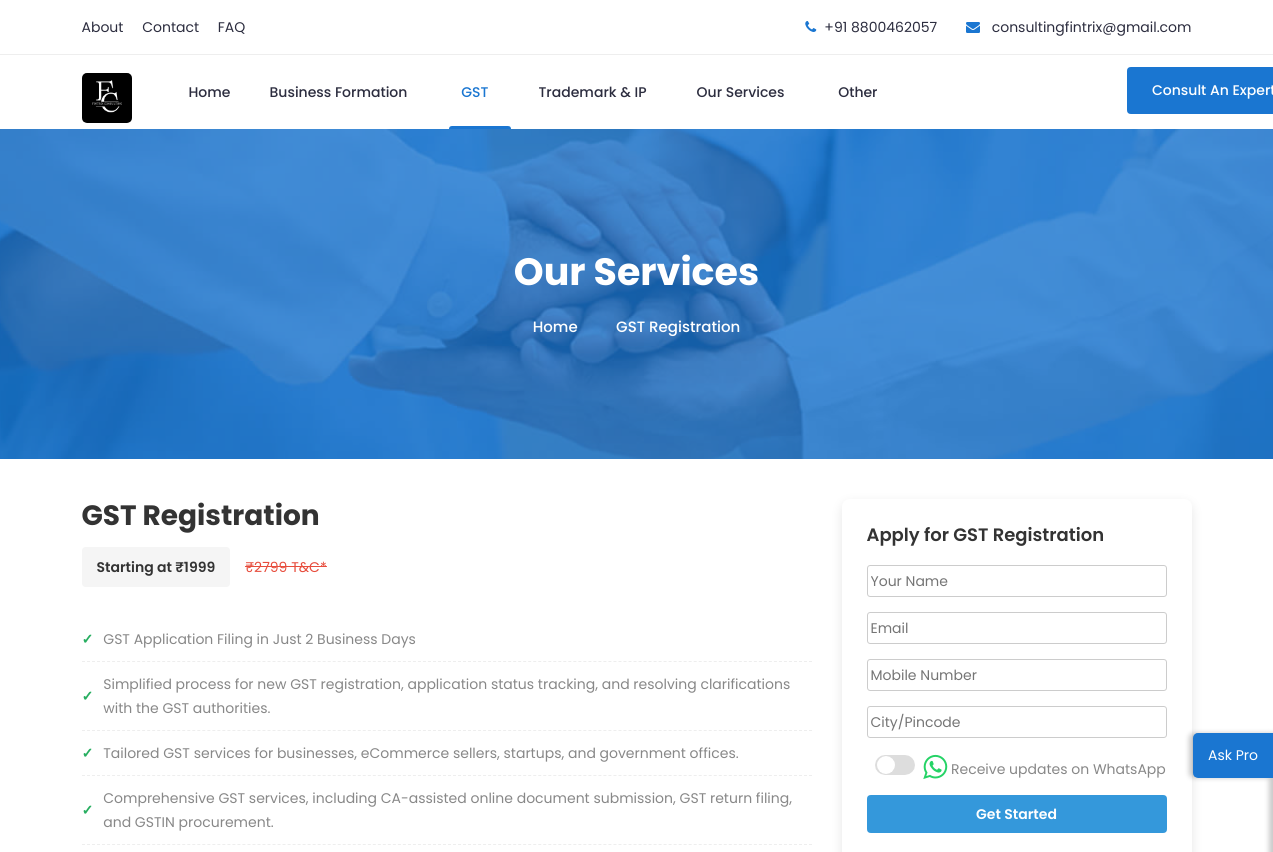
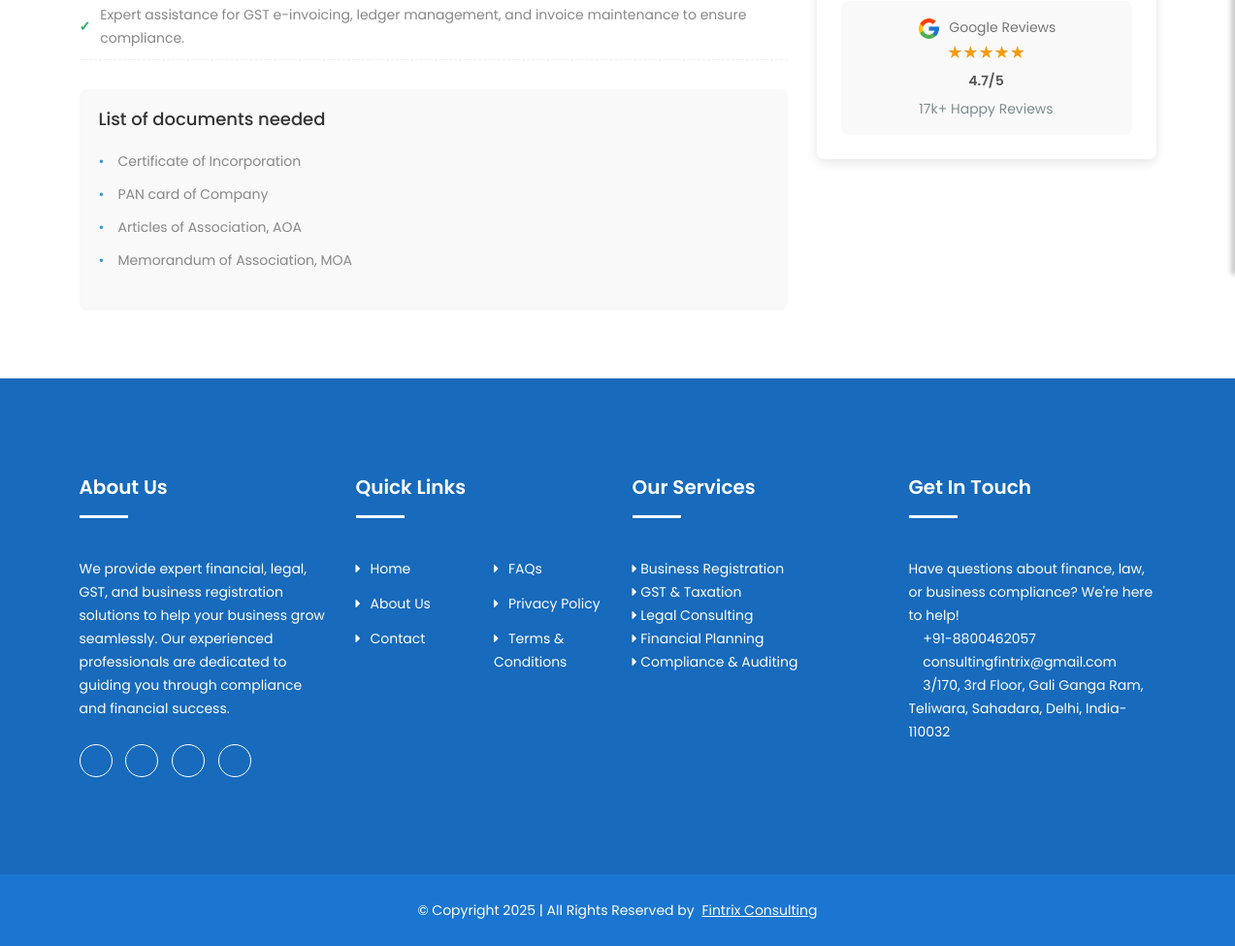
The page /services/gst-registration/ on the database its author committed (2 pictures, top to bottom).
### fin_services/models.py (models this page shows, shortened)
class Service(models.Model):
    base_price = models.DecimalField(max_digits=10, decimal_places=2, null=True, blank=True)
    heading = models.CharField(max_length=255)
    form_name = models.CharField(max_length=250)
    slug = models.SlugField(max_length=255, unique=True, blank=True)

class Field(models.Model):
    value = models.CharField(max_length=255)
    service = models.ForeignKey(Service, on_delete=models.CASCADE, related_name='fields')

class SubContent(models.Model):
    subcontent_number = models.IntegerField()
    heading = models.CharField(max_length=255)
    service = models.ForeignKey(Service, on_delete=models.CASCADE, related_name='subcontents')

class SubContentField(models.Model):
    value = models.CharField(max_length=255)
    subcontent = models.ForeignKey(SubContent, on_delete=models.CASCADE, related_name='subcontent_fields')

### fin_services/views.py (the view)
# urls.py: path('services/<slug:slug>/', ServicesPageView.as_view(), name='services_page'),
class ServicesPageView(TemplateView):
    template_name = "services/services.html"
    def get_context_data(self, **kwargs):
        context = super().get_context_data(**kwargs)
        service_slug = self.kwargs.get('slug')  # Assuming you're using slugs in URLs
        service = get_object_or_404(Service, slug=service_slug)  # Add slug field to your Service model
        context.update({
            'service': service,
            'fields': service.fields.all(),
            'subcontents': service.subcontents.all().order_by('subcontent_number'),
        })
        return context

### fin_services/context_processors.py (called while the page is built)
def services_menu(request):
    return {
        'all_services': Service.objects.all().order_by('heading')
    }

### fin_services/templatetags/custom_filters.py (called while the page is built)
@register.filter
def multiply(value, arg):
    return float(value) * float(arg)

### templates/services/services.html (shortened to what this page needs)
{% extends "base.html" %}
{% load static %}
{% load custom_filters %}
{% block content %}
<div class="breadcrumbs overlay">
    <div class="container">
        <div class="bread-inner">
            <div class="row">
                <div class="col-12">
                    <h2>Our Services</h2>
                    <ul class="bread-list">
                        <li><a href="{% url 'home' %}">Home</a></li>
                        <li><i class="icofont-simple-right"></i></li>
                        <li class="active">{{ service.heading }}</li>
                    </ul>
                </div>
            </div>
        </div>
    </div>
</div>
<section class="service-page section">
    <div class="container">
        <div class="row">
            <div class="col-lg-8 col-md-7">
                <div class="service-header-box">
                    <h1 class="service-main-title">{{ service.heading }}</h1>
                    {% if service.base_price %}
                    <div class="service-price-tag">
                        <span class="service-price-badge">Starting at ₹{{ service.base_price|stringformat:"d" }}</span>
                        <span class="service-price-discount"><span class="service-price-discount">₹{{ service.base_price|multiply:1.4|floatformat:"0" }} T&C*</span></span>
                    </div>
                    {% endif %}
                </div>
                <div class="service-features-box">
                    <ul class="service-features-list">
                        {% for field in fields %}
                        <li class="service-feature-item">
                            <span class="service-feature-icon">✓</span>
                            {{ field.value }}
                        </li>
                        {% endfor %}
                    </ul>
                </div>
                {% for subcontent in subcontents %}
                <div class="service-docs-box">
                    <h3 class="service-docs-title">{{ subcontent.heading }}</h3>
                    <ul class="service-docs-list">
                        {% for field in subcontents.first.subcontent_fields.all %}
                        <li>{{ field.value }}</li>
                        {% endfor %}
                    </ul>
                </div>
                {% endfor %}
            </div>
            <div class="col-lg-4 col-md-5">
                <div class="service-form-box">
                    <div class="service-form-header">
                        <h3 class="service-form-title">{{ service.form_name }}</h3>
                    </div>
                    <form id="serviceForm" class="service-form-main">
                        <div class="service-form-group">
                            <input type="text" name="name" class="service-form-input" placeholder="Your Name" required>
                        </div>
                        <div class="service-form-group">
                            <input type="email" name="email" class="service-form-input" placeholder="Email" required>
                        </div>
                        <div class="service-form-group">
                            <input type="text" name="phone_number" class="service-form-input" placeholder="Mobile Number" required>
                        </div>
                        <div class="service-form-group">
                            <input type="text" name="city_pincode" class="service-form-input" placeholder="City/Pincode">
                        </div>
                        <div class="gst-toggle-container">
                            <label for="whatsappToggle" class="gst-toggle-switch"></label>
                            <i class="fa fa-whatsapp" aria-hidden="true" style="margin-bottom: 4px;"></i>&nbsp;
                            <span>Receive updates on WhatsApp</span>
                        </div>
                        <button type="submit" class="service-form-button">Get Started</button>
                    </form>
                    <div class="service-reviews-box gst-reviews">
                        <p>
                            <img src="{% static 'img/icons8-google-144.png' %}" alt="Google"> Google Reviews
                        </p>
                        <div class="service-reviews-stars">★★★★★</div>
                        <div class="service-reviews-rating">4.7/5</div>
                        <div class="service-reviews-count">17k+ Happy Reviews</div>
                    </div>
                </div>
            </div>
        </div>
    </div>
</section>
{% endblock content %}

### static/css/main.css (style rules this page uses)
.gst-toggle-container { display: flex; align-items: center; justify-content: center; font-size: 14px; margin: 10px 0; }
.gst-toggle-container label { margin-left: 8px; font-weight: bold; color: green; display: flex; align-items: center; }
.gst-toggle-switch { position: relative; width: 40px; height: 20px; background: #ddd; border-radius: 20px; cursor: pointer; }
.gst-toggle-switch::before { content: ""; position: absolute; width: 18px; height: 18px; background: #fff; border-radius: 50%; top: 1px; left: 2px; transition: 0.3s; }
.gst-reviews { text-align: center; margin-top: 15px; font-size: 14px; color: #555; }
.gst-reviews img { width: 25px; height: 25px; margin-right: 5px; vertical-align: middle; }
.gst-toggle-container .fa-whatsapp { font-size: 28px; color: #25d366; margin-left: 8px; }

### templates/services/services.html (style rules this page uses)
.service-page { padding: 40px 0; }
.service-header-box { margin-bottom: 30px; }
.service-main-title { font-size: 28px; font-weight: 700; color: #333; margin-bottom: 15px; }
.service-price-tag { display: flex; align-items: center; gap: 15px; }
.service-price-badge { background: #f5f5f5; padding: 8px 15px; border-radius: 4px; font-weight: 600; color: #333; }
.service-price-discount { color: #e74c3c; text-decoration: line-through; font-size: 14px; }
.service-features-box { margin-bottom: 30px; }
.service-features-list { list-style: none; padding: 0; }
.service-feature-item { padding: 10px 0; border-bottom: 1px dashed #eee; display: flex; align-items: center; }
.service-feature-icon { color: #27ae60; margin-right: 10px; font-weight: bold; }
.service-docs-box { background: #f9f9f9; padding: 20px; border-radius: 8px; margin-bottom: 30px; }
.service-docs-title { font-size: 18px; margin-bottom: 15px; color: #333; }
.service-docs-list { list-style: none; padding: 0; margin-bottom: 15px; }
.service-docs-list li { padding: 5px 0; position: relative; padding-left: 20px; }
.service-docs-list li:before { content: "•"; position: absolute; left: 0; color: #3498db; }
.service-form-box { background: #fff; border-radius: 8px; box-shadow: 0 4px 12px rgba(0,0,0,0.1); padding: 25px; position: sticky; top: 20px; }
.service-form-header { margin-bottom: 20px; }
.service-form-title { font-size: 18px; font-weight: 600; color: #333; margin-bottom: 5px; }
.service-form-main { margin-bottom: 20px; }
.service-form-group { margin-bottom: 15px; }
.service-form-input { width: 100%; padding: 12px 15px; border: 1px solid #ddd; border-radius: 4px; font-size: 14px; }
.service-form-button { width: 100%; padding: 12px; background: #3498db; color: white; border: none; border-radius: 4px; font-weight: 600; cursor: pointer; transition: background 0.3s; }
.service-reviews-box { text-align: center; padding: 15px; background: #f9f9f9; border-radius: 8px; }
.service-reviews-stars { color: #f39c12; font-size: 18px; margin-bottom: 5px; }
.service-reviews-rating { font-weight: 600; margin-bottom: 5px; }
.service-reviews-count { color: #7f8c8d; font-size: 14px; }

### rows shown on the page
Service: heading "GST Registration", base_price "1999", base_price|multiply "2799", form_name "Apply for GST Registration"
Field: value "GST Application Filing in Just 2 Business Days"
Field: value "Simplified process for new GST registration, application status tracking, and resolving clarifications with the GST authorities."
Field: value "Tailored GST services for businesses, eCommerce sellers, startups, and government offices."
Field: value "Comprehensive GST services, including CA-assisted online document submission, GST return filing, and GSTIN procurement."
Field: value "Expert assistance for GST e-invoicing, ledger management, and invoice maintenance to ensure compliance."
SubContent: heading "List of documents needed"
SubContentField: value "Certificate of Incorporation"
SubContentField: value "PAN card of Company"
SubContentField: value "Articles of Association, AOA"
SubContentField: value "Memorandum of Association, MOA"
